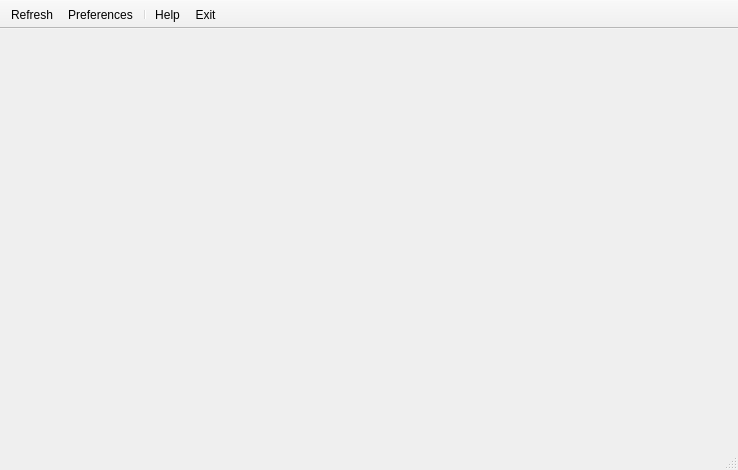
<?xml version="1.0" encoding="UTF-8"?>
<ui version="4.0">
 <class>SMSMain</class>
 <widget class="QMainWindow" name="SMSMain">
  <property name="geometry">
   <rect>
    <x>0</x>
    <y>0</y>
    <width>738</width>
    <height>470</height>
   </rect>
  </property>
  <property name="windowTitle">
   <string>SMS Service</string>
  </property>
  <property name="statusTip">
   <string>Ready</string>
  </property>
  <property name="iconSize">
   <size>
    <width>38</width>
    <height>38</height>
   </size>
  </property>
  <property name="toolButtonStyle">
   <enum>Qt::ToolButtonTextBesideIcon</enum>
  </property>
  <property name="tabShape">
   <enum>QTabWidget::Rounded</enum>
  </property>
  <property name="dockNestingEnabled">
   <bool>false</bool>
  </property>
  <widget class="QWidget" name="centralwidget">
   <layout class="QVBoxLayout" name="verticalLayout">
    <item>
     <widget class="QScrollArea" name="scrollArea">
      <property name="frameShape">
       <enum>QFrame::NoFrame</enum>
      </property>
      <property name="widgetResizable">
       <bool>true</bool>
      </property>
      <widget class="QWidget" name="scrollAreaWidgetContents">
       <property name="geometry">
        <rect>
         <x>0</x>
         <y>0</y>
         <width>720</width>
         <height>385</height>
        </rect>
       </property>
      </widget>
     </widget>
    </item>
   </layout>
  </widget>
  <widget class="QStatusBar" name="statusbar"/>
  <widget class="QToolBar" name="toolBar">
   <property name="cursor">
    <cursorShape>ArrowCursor</cursorShape>
   </property>
   <property name="windowTitle">
    <string>toolBar</string>
   </property>
   <property name="movable">
    <bool>false</bool>
   </property>
   <attribute name="toolBarArea">
    <enum>TopToolBarArea</enum>
   </attribute>
   <attribute name="toolBarBreak">
    <bool>false</bool>
   </attribute>
   <addaction name="actionRefresh"/>
   <addaction name="actionPreferences"/>
   <addaction name="separator"/>
   <addaction name="actionHelp"/>
   <addaction name="actionExit"/>
  </widget>
  <action name="actionRefresh">
   <property name="checkable">
    <bool>false</bool>
   </property>
   <property name="icon">
    <iconset resource="resources.qrc">
     <normaloff>:/images/search-52x52.png</normaloff>:/images/search-52x52.png</iconset>
   </property>
   <property name="text">
    <string>Refresh</string>
   </property>
   <property name="toolTip">
    <string>Looking for available devices</string>
   </property>
   <property name="statusTip">
    <string>Looking for available devices</string>
   </property>
   <property name="shortcut">
    <string>Ctrl+R</string>
   </property>
   <property name="iconVisibleInMenu">
    <bool>true</bool>
   </property>
   <property name="priority">
    <enum>QAction::HighPriority</enum>
   </property>
  </action>
  <action name="actionExit">
   <property name="icon">
    <iconset resource="resources.qrc">
     <normaloff>:/images/exit.png</normaloff>:/images/exit.png</iconset>
   </property>
   <property name="text">
    <string>Exit</string>
   </property>
   <property name="toolTip">
    <string>Exit application</string>
   </property>
   <property name="statusTip">
    <string>Exit application</string>
   </property>
   <property name="shortcut">
    <string>Ctrl+Q</string>
   </property>
  </action>
  <action name="actionHelp">
   <property name="icon">
    <iconset resource="resources.qrc">
     <normaloff>:/images/gnome-help.png</normaloff>:/images/gnome-help.png</iconset>
   </property>
   <property name="text">
    <string>Help</string>
   </property>
   <property name="toolTip">
    <string>Help</string>
   </property>
   <property name="statusTip">
    <string>Help</string>
   </property>
   <property name="shortcut">
    <string>Ctrl+H</string>
   </property>
  </action>
  <action name="actionPreferences">
   <property name="icon">
    <iconset resource="resources.qrc">
     <normaloff>:/images/preferences.png</normaloff>:/images/preferences.png</iconset>
   </property>
   <property name="text">
    <string>Preferences</string>
   </property>
   <property name="toolTip">
    <string>Configure</string>
   </property>
   <property name="statusTip">
    <string>Configure</string>
   </property>
   <property name="shortcut">
    <string>Ctrl+P</string>
   </property>
  </action>
 </widget>
 <resources>
  <include location="resources.qrc"/>
 </resources>
 <connections>
  <connection>
   <sender>actionExit</sender>
   <signal>triggered(bool)</signal>
   <receiver>SMSMain</receiver>
   <slot>close()</slot>
   <hints>
    <hint type="sourcelabel">
     <x>-1</x>
     <y>-1</y>
    </hint>
    <hint type="destinationlabel">
     <x>368</x>
     <y>234</y>
    </hint>
   </hints>
  </connection>
 </connections>
</ui>
